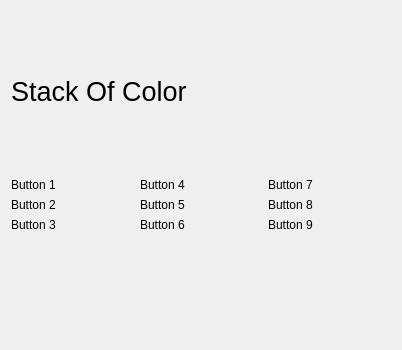
<?xml version="1.0" encoding="UTF-8"?>
<ui version="4.0">
 <class>StackColor</class>
 <widget class="QDialog" name="StackColor">
  <property name="geometry">
   <rect>
    <x>0</x>
    <y>0</y>
    <width>402</width>
    <height>350</height>
   </rect>
  </property>
  <property name="windowTitle">
   <string>Dialog</string>
  </property>
  <layout class="QVBoxLayout" name="verticalLayout">
   <item>
    <widget class="QLabel" name="StackOfColor">
     <property name="font">
      <font>
       <family>SansSerif</family>
       <pointsize>20</pointsize>
      </font>
     </property>
     <property name="mouseTracking">
      <bool>false</bool>
     </property>
     <property name="text">
      <string>Stack Of Color </string>
     </property>
    </widget>
   </item>
   <item>
    <layout class="QGridLayout" name="gridLayout">
     <item row="0" column="0">
      <layout class="QFormLayout" name="formLayout">
       <item row="0" column="0">
        <widget class="QLabel" name="label_8">
         <property name="text">
          <string>Button 1</string>
         </property>
        </widget>
       </item>
       <item row="1" column="0">
        <widget class="QLabel" name="label">
         <property name="text">
          <string>Button 2</string>
         </property>
        </widget>
       </item>
       <item row="2" column="0">
        <widget class="QLabel" name="label_9">
         <property name="text">
          <string>Button 3</string>
         </property>
        </widget>
       </item>
      </layout>
     </item>
     <item row="0" column="1">
      <layout class="QFormLayout" name="formLayout_2">
       <item row="1" column="0">
        <widget class="QLabel" name="label_7">
         <property name="text">
          <string>Button 5</string>
         </property>
        </widget>
       </item>
       <item row="2" column="0">
        <widget class="QLabel" name="label_4">
         <property name="text">
          <string>Button 6</string>
         </property>
        </widget>
       </item>
       <item row="0" column="0">
        <widget class="QLabel" name="label_2">
         <property name="text">
          <string>Button 4</string>
         </property>
        </widget>
       </item>
      </layout>
     </item>
     <item row="0" column="2">
      <layout class="QFormLayout" name="formLayout_3">
       <item row="0" column="0">
        <widget class="QLabel" name="label_3">
         <property name="text">
          <string>Button 7</string>
         </property>
        </widget>
       </item>
       <item row="1" column="0">
        <widget class="QLabel" name="label_5">
         <property name="text">
          <string>Button 8</string>
         </property>
        </widget>
       </item>
       <item row="2" column="0">
        <widget class="QLabel" name="label_6">
         <property name="text">
          <string>Button 9</string>
         </property>
        </widget>
       </item>
      </layout>
     </item>
    </layout>
   </item>
  </layout>
 </widget>
 <resources/>
 <connections/>
</ui>
